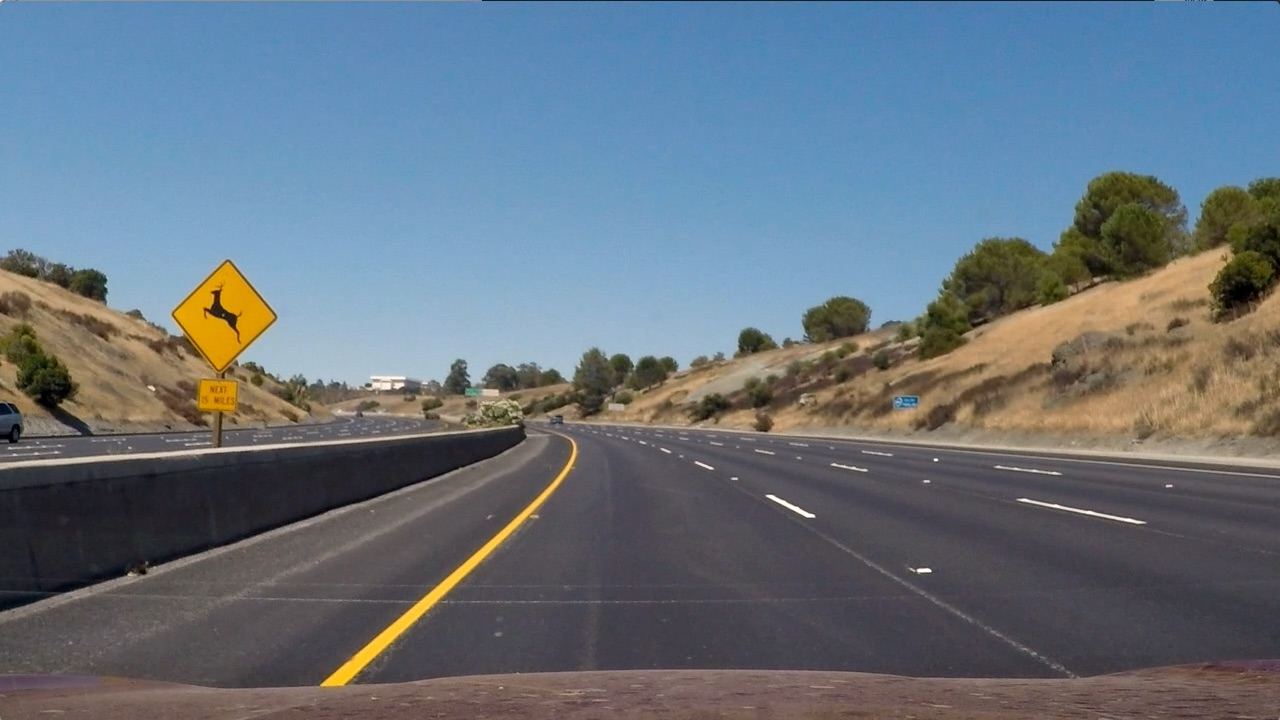
#> input picture PROJECT2_Advanced_Lane_Lines/test_images/test2.jpg, 1280 x 720 px; its folder holds only this picture in this run
$ python test.py   (older library calls are emulated)
#> lines starting #> are read from the running program, lines starting #| are printed output that depends on the picture; after the words box and inside, x2 and y2 are one past the last pixel; in counts of white or black regions, pixels touching at a corner belong together
### PROJECT2_Advanced_Lane_Lines/src/preprocessing.py
# -----------------------Imports-------------------
import numpy as np;
import cv2;
import matplotlib.pyplot as plt;
import os;
import pickle;

#-------------Defining Constants---------------
NX = 9;
NY = 6;
CAMERA_CALIBRATION_DATA_FOLDER = './cam_calib_data/'
CHESSBOARD_IMG_FOLDER = '../camera_cal/'
DEBUG_MODE = True;

is_persp_trans_mat_present=False;
persp_trans_mat = None;

class Preprocessor:

    distortion_coeffs=None;
    camera_matrix=None;
    persp_trans_mat = None;
    inv_persp_trans_mat = None;
    #is_init = False;

    def __init__(self):
        self.camera_matrix,self.distortion_coeffs = self.calibrate_camera();
        self.persp_trans_mat,self.inv_persp_trans_mat  = self.get_perspective_transform_matrix();

    #-------------Defining Functions---------------
    # [15 lines left out: functions get_files_in_folder, get_files_in_folder_test, not called in this run]

    def calibrate_camera(self,nx=NX,ny=NY,imgs_folder_path=CHESSBOARD_IMG_FOLDER,folder_to_save_camera_calib=CAMERA_CALIBRATION_DATA_FOLDER):
#> called with nx = 9, ny = 6, imgs_folder_path = '../camera_cal/', folder_to_save_camera_calib = './cam_calib_data/'
        calibration_data_file = os.path.join(folder_to_save_camera_calib,'camera_calib_data.p')
        if(DEBUG_MODE): print("Camera Calibration Starts...")
        # If Camera has been calibrated then load the data from pickle file
        if(os.path.exists(calibration_data_file)):
            if(DEBUG_MODE): print("Loading data from pickle")
            with open(calibration_data_file,'rb') as pickle_file:
#> (reads PROJECT2_Advanced_Lane_Lines/src/cam_calib_data/camera_calib_data.p from the repository)
#> further down, img is the input picture: shape (720, 1280, 3); mean B, G, R 125.5, 114.6, 102.8
                cam_calib_data = pickle.load(pickle_file);
            return cam_calib_data['camera_matrix'],cam_calib_data['distortion_coeffs'];

        if(DEBUG_MODE): print("Calibrating Camera...")

        # Else do the calibration
        obj_points_list=[]; # 3D world co-ordinates
        img_points_list=[]; # Image co-ordinates

        obj_points = np.zeros(shape=(nx*ny,3),dtype=np.float32);
        obj_points[:,:2]=np.mgrid[0:nx,0:ny].T.reshape(-1,2);

        img_gen = self.get_files_in_folder(imgs_folder_path);

        while 1:
            try:
                img_path = next(img_gen);
                #if(DEBUG_MODE): print('image path : ',img_path);
                img = cv2.imread(img_path);
                #if(DEBUG_MODE): print('type of image :',type(img),'shape of image : ',img.shape);
                # Convert to grayscale
                gray = cv2.cvtColor(img, cv2.COLOR_BGR2GRAY);
                gray_shape = gray.shape[::-1]
                # Find the chessboard corners
                ret, corners = cv2.findChessboardCorners(gray, (NX, NY), None);
                #If Found
                if ret==True:
                    obj_points_list.append(obj_points);
                    img_points_list.append(corners);
            except StopIteration:
                break;

        ret,camera_matrix,distortion_coeffs,rvecs,tvecs = cv2.calibrateCamera(obj_points_list,img_points_list,gray_shape,None,None) ;

        # Saving Camera Calibration data to pickle file
        camera_calib_dict = {'camera_matrix':camera_matrix,'distortion_coeffs':distortion_coeffs};
        with open(calibration_data_file,'wb') as pickel_file:
            pickle.dump(camera_calib_dict,pickel_file);

        if(DEBUG_MODE): print("Saved data to pickle")

        return camera_matrix,distortion_coeffs;

    def undist_image(self,img):
        #self.camera_matrix,self.distortion_coeffs = calibrate_camera();
        img=cv2.cvtColor(img,cv2.COLOR_BGR2RGB);
        undist_img = cv2.undistort(img,self.camera_matrix,self.distortion_coeffs,None,self.camera_matrix);
        undist_bgr_img=cv2.cvtColor(undist_img,cv2.COLOR_RGB2BGR);
        return undist_bgr_img;

    # [16 lines left out: function undist_test, not called in this run]

    def get_perspective_transform_matrix(self):
        # Define Source Corners
        src = np.float32([
        (257, 685),
        (1050, 685),
        (583, 460),
        (702, 460)
        ])
        # Define Destination Corners.
        dst = np.float32([
            (257, 685),
            (1050, 685),
            (257, 0),
            (1050, 0)
        ])
        self.persp_trans_mat = cv2.getPerspectiveTransform(src, dst);
        self.inv_persp_trans_mat = cv2.getPerspectiveTransform(dst, src);
        return self.persp_trans_mat,self.inv_persp_trans_mat;

    def perspective_transform(self,img):
        # [7 lines of commented-out code are left out]
        img_size = img.shape[1::-1] # ::-1 reverse the list and 1:: start from 1st index to start # or img.shape[::-1][1:]
        # Warp the image using OpenCV warpPerspective()
        warped_img = cv2.warpPerspective(img, self.persp_trans_mat, img_size);

        return warped_img;

    # [42 lines left out: functions inv_perspective_transform, test_perspective_transform, not called in this run]

    def preprocess_image(self,img):
        '''
        Returns an preprocessed BGR Image
        '''
        unidst_img = self.undist_image(img); # Keeping this as it is and overlaying text on undist_image in process_image itself
        persp_trans_img = self.perspective_transform(unidst_img);
        # cropping the image to remove dash of the car from the image
        persp_trans_img[675:,:,:] = [0,0,0]
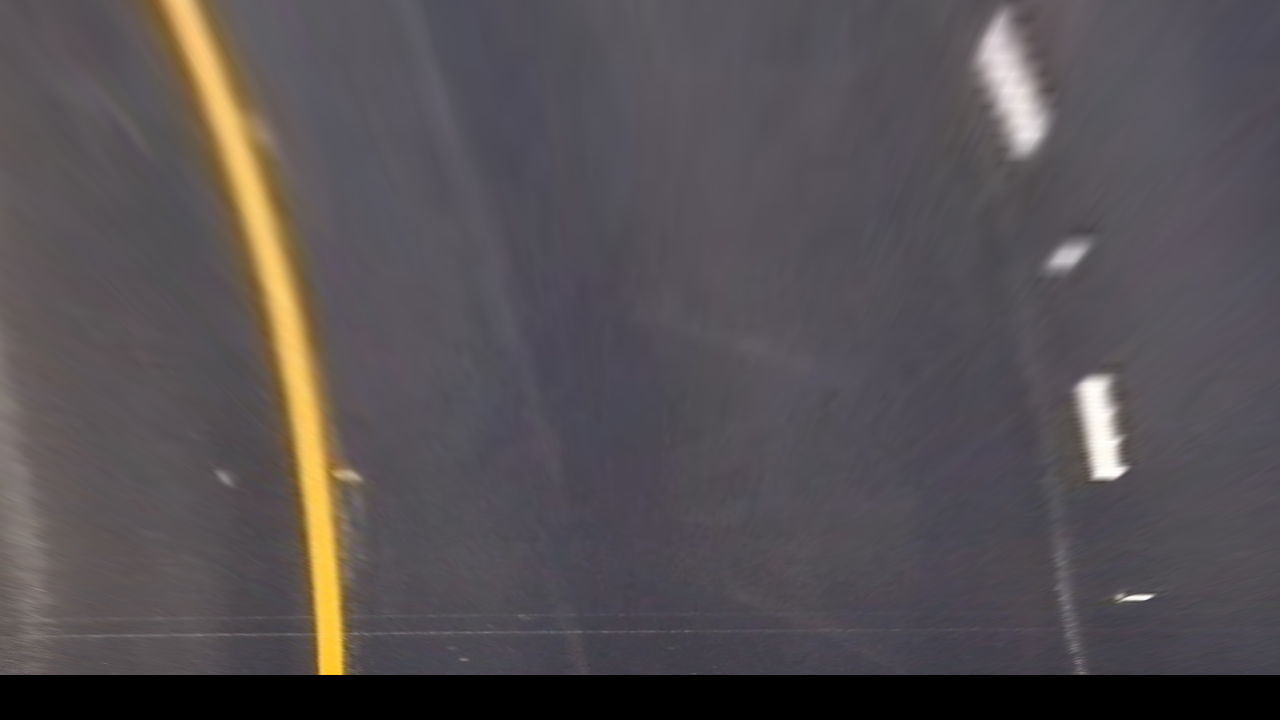
#> persp_trans_img: shape (720, 1280, 3); mean B, G, R 82.6, 80.1, 85.3
        #persp_trans_img = persp_trans_img[:675,:,:]
        return persp_trans_img;

    # [14 lines left out: function test_preprocess_img, not called in this run]


# [8 lines that do not run on import are left out]

### PROJECT2_Advanced_Lane_Lines/src/thresholding.py
import numpy as np
import cv2
import matplotlib.pyplot as plt
import os;

def abs_sobel_thresh(img,orient='x',ksize=3,thresh=(0,255)):
    # 1) Convert to grayscale
#> called with orient = 'x', ksize = 3, thresh = (45, 250)
    gray = cv2.cvtColor(img,cv2.COLOR_BGR2GRAY);
    # 2) Take the gradient in x and y separately
    if orient=='x':
        sobel = cv2.Sobel(gray,cv2.CV_64F,1,0,ksize=ksize);
    elif orient=='y':
        sobel = cv2.Sobel(gray,cv2.CV_64F,0,1,ksize=ksize);
    # 3) Take the absolute value of the x and y gradients
    abs_sobel = np.absolute(sobel);
    # 4) Create a binary mask where direction thresholds are met
    mask = (abs_sobel>=thresh[0]) & (abs_sobel<=thresh[1])
#> mask: shape (720, 1280) bool; 1.8% white; 69 white regions (45 under 20 px), largest, box (x1, y1, x2, y2) and area: (158, 0, 322, 676) 6148, (242, 137, 351, 676) 4386, (1070, 375, 1099, 481) 1376
    # 6) Return this mask as your binary_output image
    grad_binary = np.zeros_like(abs_sobel) # Remove this line
    grad_binary[mask]=1;
    return grad_binary

def mag_thresh(img, ksize=3, thresh=(0, 255)):
    # print("called with ",mag_thresh)
    # print(" ksize : ",ksize)
    # 1) Convert to grayscale
#> called with ksize = 3, thresh = (10, 128)
    gray=cv2.cvtColor(img,cv2.COLOR_BGR2GRAY);
    # 2) Take the gradient in x and y separately
    sobelx = cv2.Sobel(gray,cv2.CV_64F,1,0,ksize=ksize);
    sobely = cv2.Sobel(gray,cv2.CV_64F,0,1,ksize=ksize);
    # 3) Calculate the magnitude
    sobel_mag = np.sqrt(sobelx**2+sobely**2);
    #print(sobel_mag);
    # 4) Scale to 8-bit (0 - 255) and convert to type = np.uint8
    scaled_sobel = np.uint8((sobel_mag/np.amax(sobel_mag))*255);
    #print(scaled_sobel);
    # 5) Create a binary mask where mag thresholds are met
    mask = (scaled_sobel >= thresh[0]) & (scaled_sobel <=thresh[1]);
#> mask: shape (720, 1280) bool; 4.1% white; 277 white regions (230 under 20 px), largest, box (x1, y1, x2, y2) and area: (187, 0, 1280, 676) 12507, (0, 0, 323, 676) 10461, (969, 1, 1056, 163) 5540
    # 6) Return this mask as your binary_output image
    # to show binary images with cv2.imshow please use dtype as float , otherwise default min.max will taken as (0,255)
    # and whole image will appear black on the screen
    mag_binary = np.zeros_like(scaled_sobel,dtype=np.float32);
    mag_binary[mask]=1;
    #print(mag_binary)
    return mag_binary

def dir_threshold(img, ksize=15, thresh=(0, np.pi/2)):
    # 1) Convert to grayscale
#> called with ksize = 15, thresh = (0.289, 1.57)
    gray = cv2.cvtColor(img,cv2.COLOR_BGR2GRAY);
    # 2) Take the gradient in x and y separately
    sobelx = cv2.Sobel(gray,cv2.CV_64F,1,0,ksize=ksize);
    sobely = cv2.Sobel(gray,cv2.CV_64F,0,1,ksize=ksize);
    # 3) Take the absolute value of the x and y gradients
    abs_sobelx = np.absolute(sobelx);
    abs_sobely = np.absolute(sobely);
    # 4) Use np.arctan2(abs_sobely, abs_sobelx) to calculate the direction of the gradient
    theta = np.arctan2(abs_sobely, abs_sobelx)
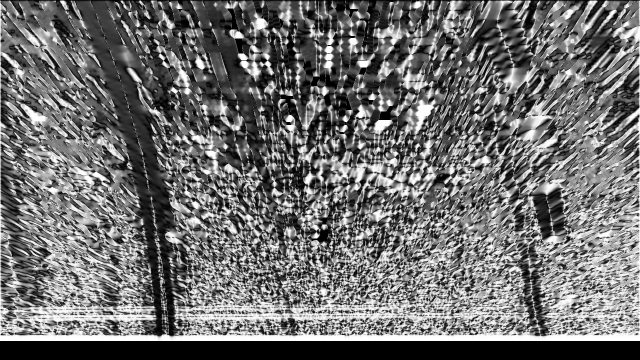
#> theta: shape (720, 1280) float64 (shown at 1/2 size); min 0, max 1.57, mean 0.689; drawn with min black and max white
    # 5) Create a binary mask where direction thresholds are met
    mask = (theta>=thresh[0]) & (theta<=thresh[1])
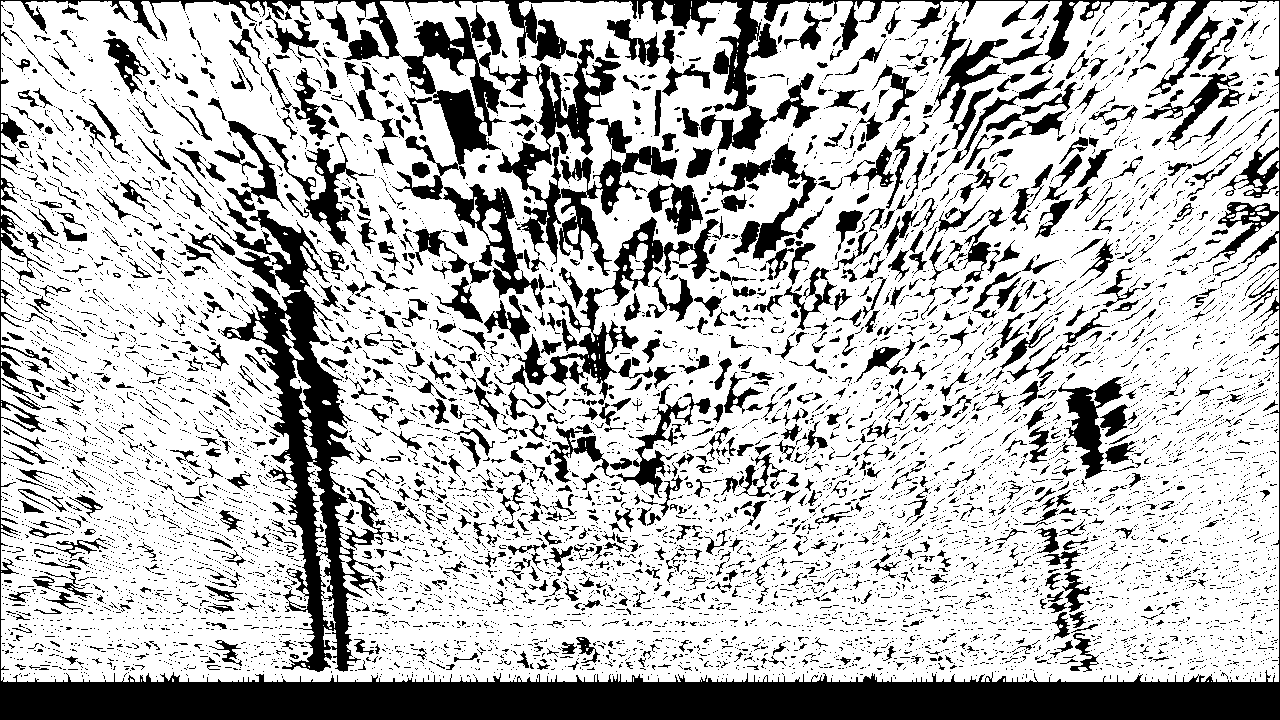
#> mask: shape (720, 1280) bool; 72.9% white; 8759 black regions (7688 under 20 px), largest, box (x1, y1, x2, y2) and area: (0, 0, 1280, 720) 89397, (209, 210, 385, 672) 20026, (550, 217, 719, 405) 5431
    # 6) Return this mask as your binary_output image
    # dir_binary = np.zeros_like(theta,dtype=np.float32) # Remove this line
    # dir_binary[mask]=1;
    #Inverse thresholding
    dir_binary = np.ones_like(theta,dtype=np.float32) # Remove this line
    dir_binary[mask]=0;

    return dir_binary

def combine_edge_thresholding(img):
    gradx = abs_sobel_thresh(img, orient='x', ksize=3, thresh=(45, 250))
    grady = abs_sobel_thresh(img, orient='y', ksize=3, thresh=(120, 255))
    # mag_binary = mag_thresh(img, ksize=3, thresh=(30, 128))
    mag_binary = mag_thresh(img, ksize=3, thresh=(10, 128))
    #dir_binary = dir_threshold(img, ksize=15, thresh=(0.7, 1.3))
    dir_binary = dir_threshold(img, ksize=15, thresh=(0.2895, 1.57))

    combined = np.zeros_like(dir_binary);

    combined[((gradx == 1) | (grady == 1)) & ((mag_binary == 1) & (dir_binary == 1))] = 1
    return combined;

def hls_threshold(img, thresh=(0, 255)):
    # 1) Convert to HLS color space
#> called with thresh = (90, 255)
    hsl_img = cv2.cvtColor(img,cv2.COLOR_BGR2HLS)
#> hsl_img: shape (720, 1280, 3); mean of channels 0, 1, 2 116.5, 82.6, 16.8
    # 2) Apply a threshold to the S channel
    s_channel = hsl_img[:,:,2]
    # 3) Return a binary image of threshold result
    binary_output = np.zeros_like(s_channel,dtype=np.float32) # placeholder line
    binary_output[(s_channel>thresh[0]) & (s_channel<=thresh[1])]=1
    return binary_output

def hue_threshold(img, thresh=(0, 255)):
    # 1) Convert to HLS color space
    hsl_img = cv2.cvtColor(img,cv2.COLOR_BGR2HLS)
    # 2) Apply a threshold to the S channel
    h_channel = hsl_img[:,:,0]
    # 3) Return a binary image of threshold result
    binary_output = np.zeros_like(h_channel,dtype=np.float32) # placeholder line
    binary_output[(h_channel>thresh[0]) & (h_channel<=thresh[1])]=1
    return binary_output

# [32 lines left out: functions test_hsl_threshold, test_hue_threshold, not called in this run]

def color_n_edge_threshold(img):

    edge_binary = combine_edge_thresholding(img);

    # Threshold Saturation color channel
    s_thresh_min = 90
    s_thresh_max = 255
    s_binary = hls_threshold(img,(s_thresh_min,s_thresh_max));
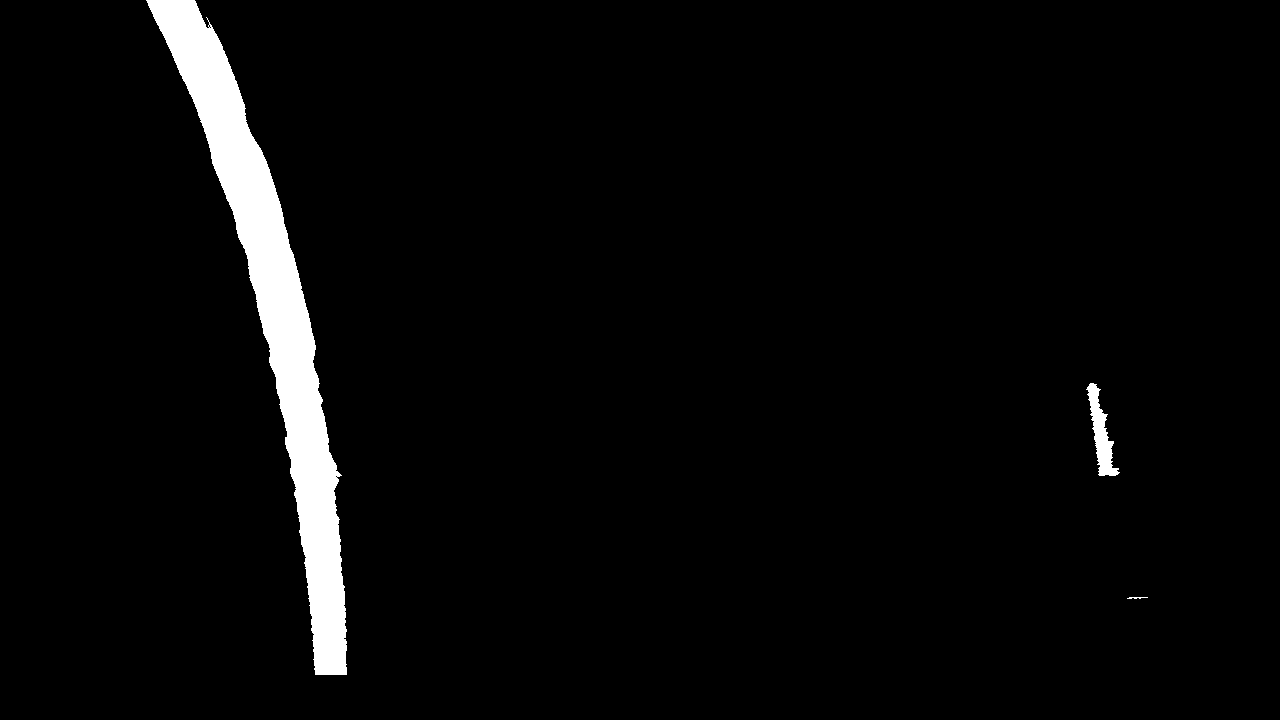
#> s_binary: shape (720, 1280) float32; values 0 (black) and 1 (white), 3.4% white; 3 white regions, box (x1, y1, x2, y2) and area: (146, 0, 347, 675) 30325, (1086, 383, 1120, 476) 1237, (1127, 597, 1148, 599) 29

    # Threshold on hue color channel
    h_thresh_min = 15
    h_thresh_max = 30
    h_binary = hue_threshold(img,(h_thresh_min,h_thresh_max));
#> (the rest of the program and of its run is left out)
